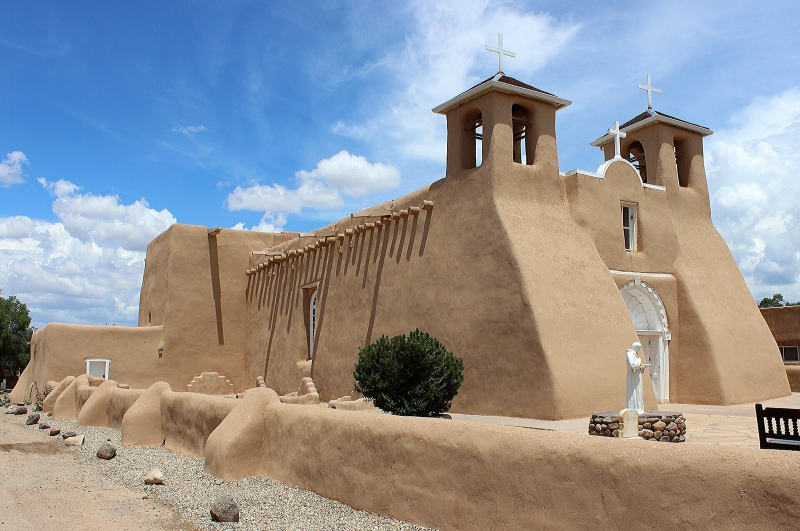
#> input picture resources/reference/meshy/adobe/source_images/church_ranchos_de_taos_cc-by-sa-3.0_travis-k.-witt-liveon001.jpg, 1600 x 1062 px, given in place of pueblo_taos_north_house_cc-by-sa-3.0_aaron-zhu.jpg_A.png, which was not available (shown at 1/2 size)
$ python voxfound_f214c_sheet.py ../../resources/reference/meshy/adobe/source_images/church_ranchos_de_taos_cc-by-sa-3.0_travis-k.-witt-liveon001.jpg ../../resources/reference/meshy/adobe/source_images/pueblo_taos_north_house_cc-by-sa-3.0_aaron-zhu.jpg
#> lines starting #> are read from the running program, lines starting #| are printed output that depends on the picture; after the words box and inside, x2 and y2 are one past the last pixel; in counts of white or black regions, pixels touching at a corner belong together
"""A (level-0 casters) | B (casters by size on screen) | where they differ (> 24/255, red over a dimmed A).
Usage: f214c_sheet.py pose P"""
import os, sys

import numpy as np
from PIL import Image, ImageDraw

HERE = os.path.dirname(os.path.abspath(__file__))
BOX = (242, 45, 1196, 670)
pose, P = sys.argv[1], sys.argv[2]
A = Image.open(os.path.join(HERE, f"f214c_{pose}_P{P}_A.png")).convert("RGB").crop(BOX)
B = Image.open(os.path.join(HERE, f"f214c_{pose}_P{P}_B.png")).convert("RGB").crop(BOX)
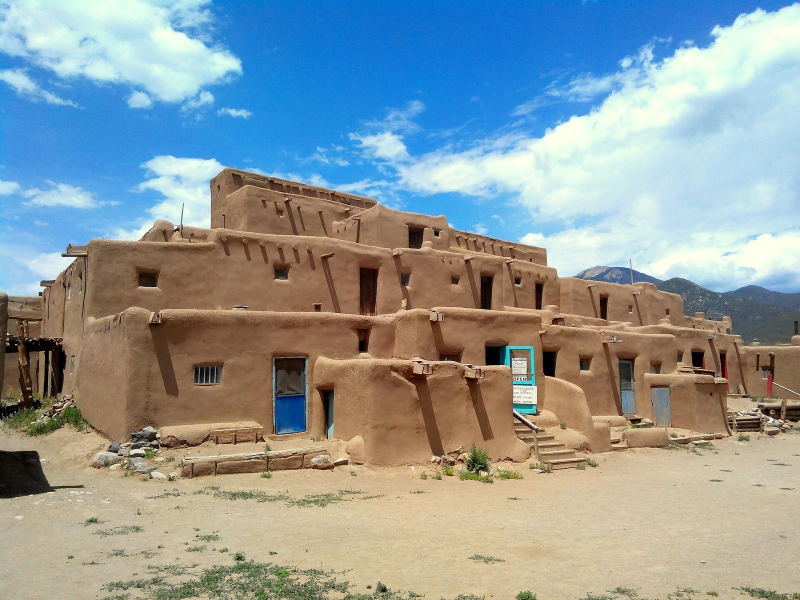
#> input picture resources/reference/meshy/adobe/source_images/pueblo_taos_north_house_cc-by-sa-3.0_aaron-zhu.jpg, 1600 x 1200 px, given in place of pueblo_taos_north_house_cc-by-sa-3.0_aaron-zhu.jpg_B.png, which was not available (shown at 1/2 size)
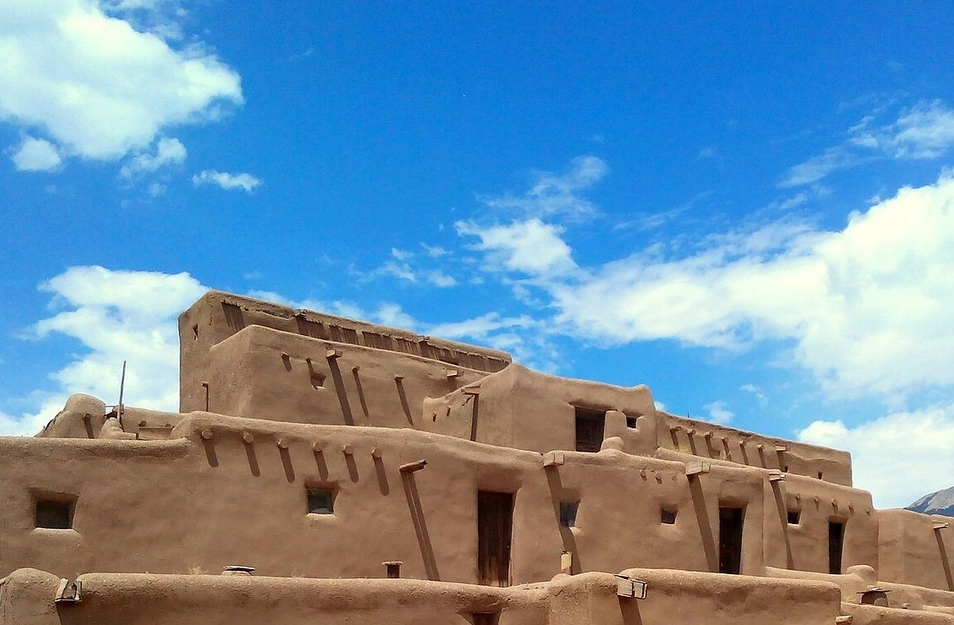
#> B: PIL image 954x625 RGB; mean R, G, B 111, 145.2, 170.7
a, b = np.asarray(A).astype(np.int16), np.asarray(B).astype(np.int16)
m = np.any(np.abs(a - b) > 24, axis=2)
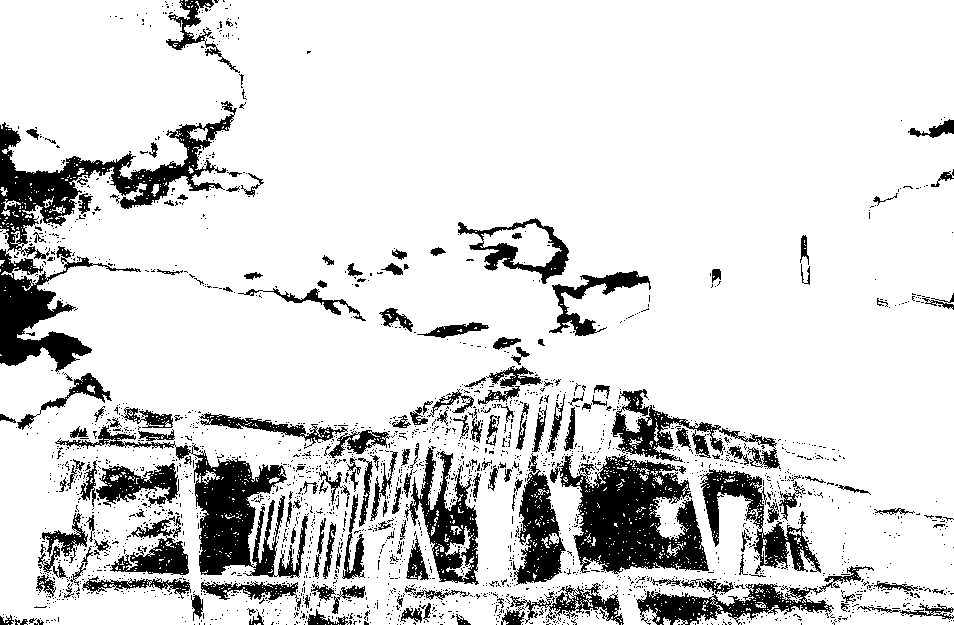
#> m: shape (625, 954) bool; 84.9% white; 2360 black regions (2176 under 20 px), largest, box (x1, y1, x2, y2) and area: (550, 455, 709, 574) 10447, (55, 425, 308, 578) 8345, (0, 101, 237, 259) 8301
d = (a * 0.4).astype(np.uint8)
d[m] = (255, 40, 40)
# grow the marks so single pixels are visible at sheet scale
mm = m.copy()
for dy in (-2, -1, 1, 2):
    mm |= np.roll(m, dy, axis=0)
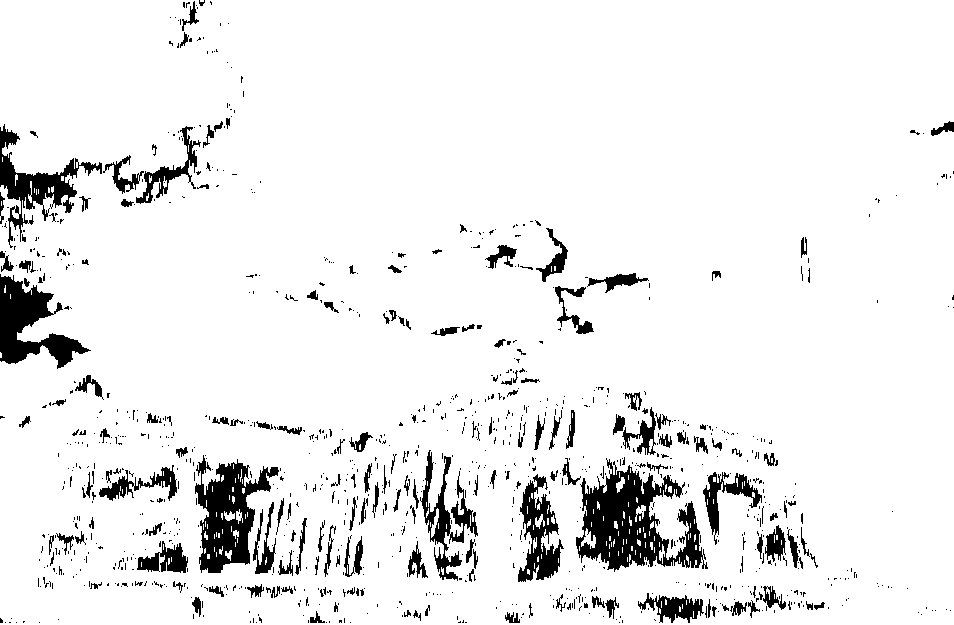
#> mm: shape (625, 954) bool; 92.5% white; 1042 black regions (868 under 20 px), largest, box (x1, y1, x2, y2) and area: (576, 458, 708, 572) 7001, (195, 455, 279, 573) 4629, (0, 274, 91, 369) 3758
for dx in (-2, -1, 1, 2):
    mm |= np.roll(m, dx, axis=1)
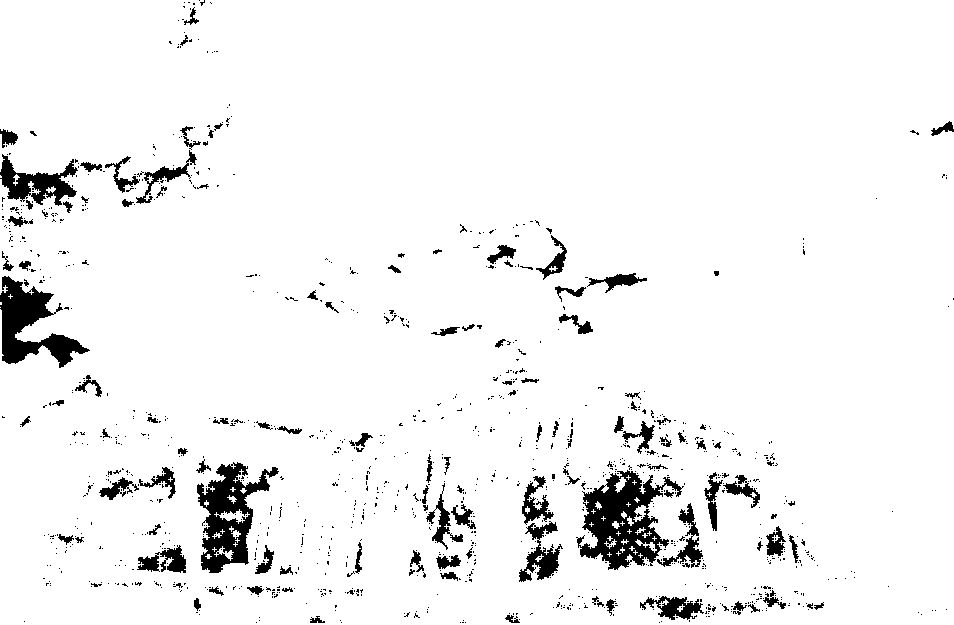
#> mm: shape (625, 954) bool; 94.6% white; 1125 black regions (1004 under 20 px), largest, box (x1, y1, x2, y2) and area: (576, 470, 684, 570) 5007, (197, 462, 279, 573) 3943, (0, 276, 90, 368) 3490
d[mm] = (255, 40, 40)
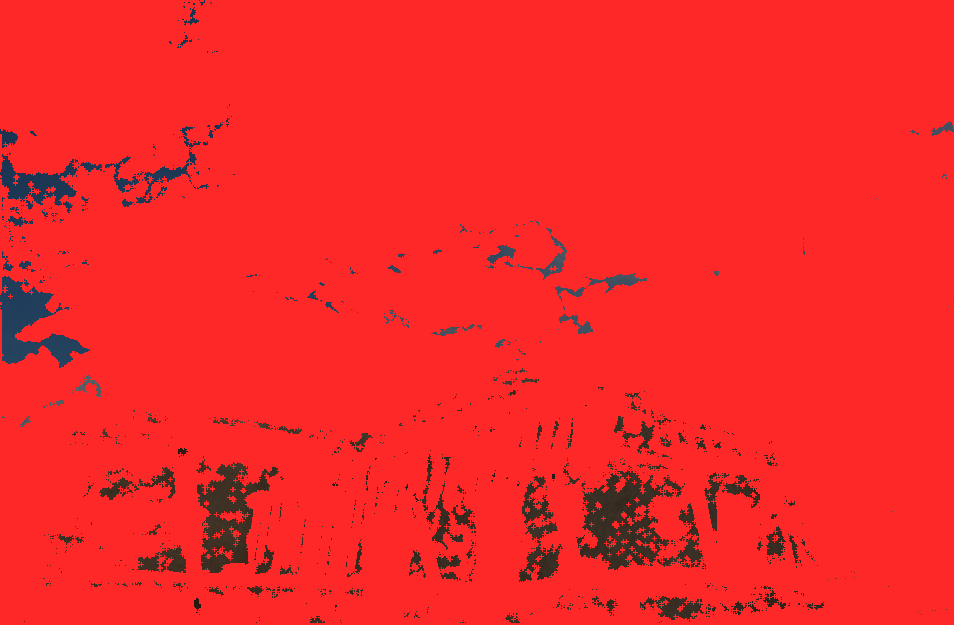
#> d: shape (625, 954, 3); mean R, G, B 244.1, 40.6, 40.7
D = Image.fromarray(d)
w, h = A.size
#> w = 954; h = 625
sheet = Image.new("RGB", (w * 3, h + 24), (20, 20, 20))
#> sheet: PIL image 2862x649 RGB; every value is 20
dr = ImageDraw.Draw(sheet)
for i, (im, label) in enumerate(((A, "no handoff (sprigs everywhere)"), (B, "sprigs -> leaf mass at level 2"),
                                 (D, f"differ > 24/255: {m.mean() * 100:.3f}% (marks grown 2 px)"))):
    sheet.paste(im, (i * w, 24))
    dr.text((i * w + 8, 6), f"{pose} P={P}: {label}", fill=(255, 255, 255))
#> this loop made 3 passes
#> label on passes 1 to 2: 'no handoff (sprigs everywhere)', 'sprigs -> leaf mass at level 2'
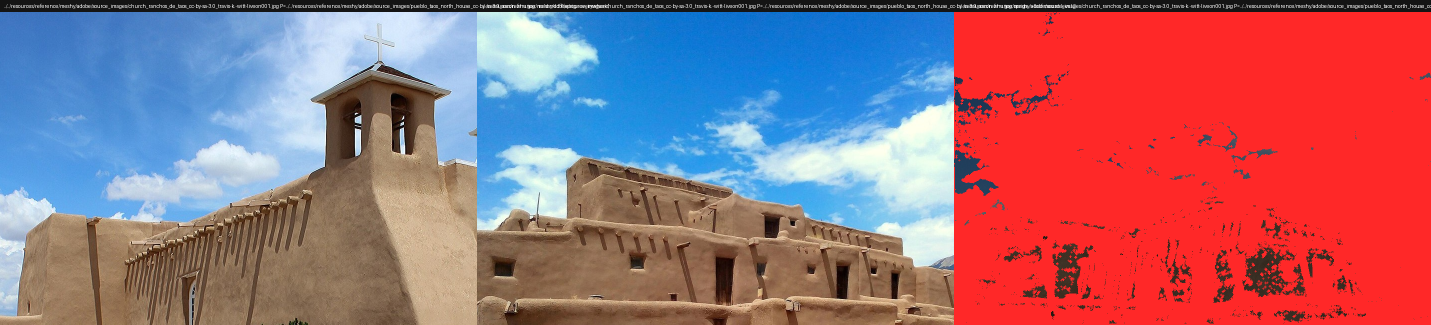
#> sheet: PIL image 2862x649 RGB (shown at 1/2 size); mean R, G, B 158.9, 108.4, 121.6
sheet.save(os.path.join(HERE, f"f214c_sheet_{pose}_P{P}.png"))
